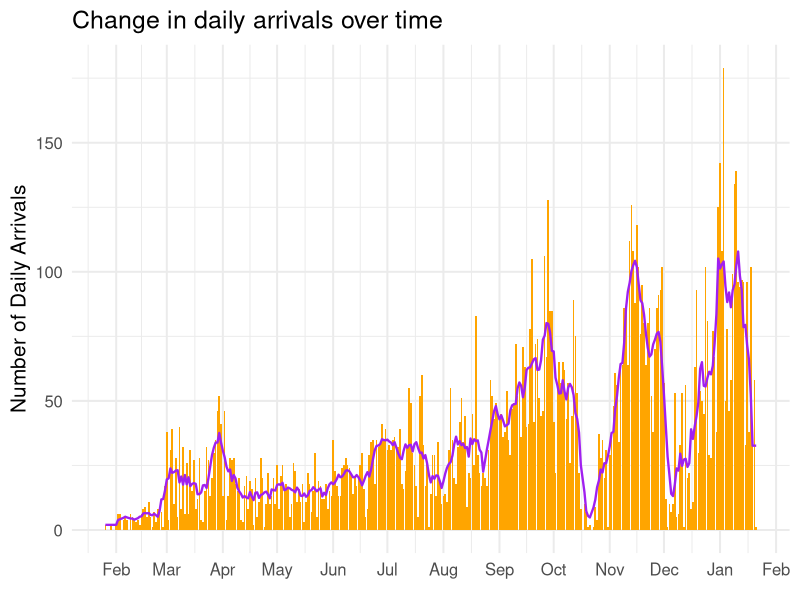
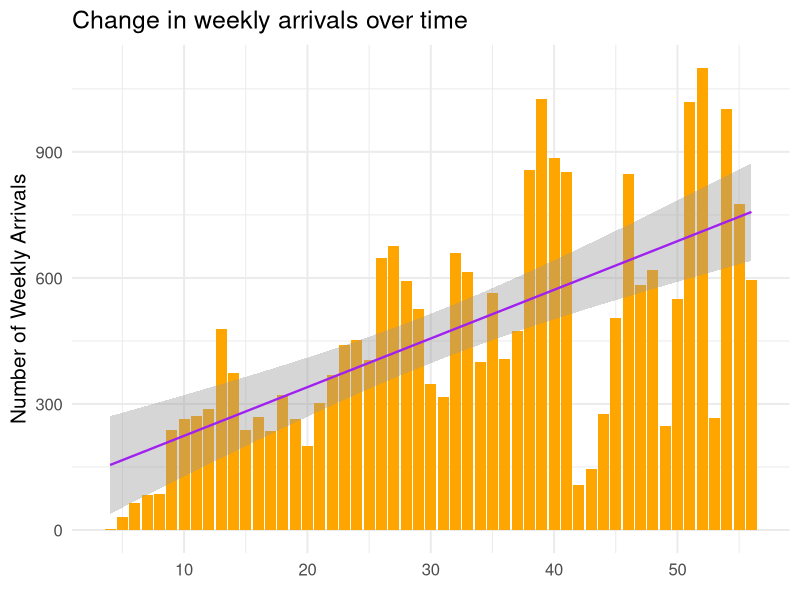
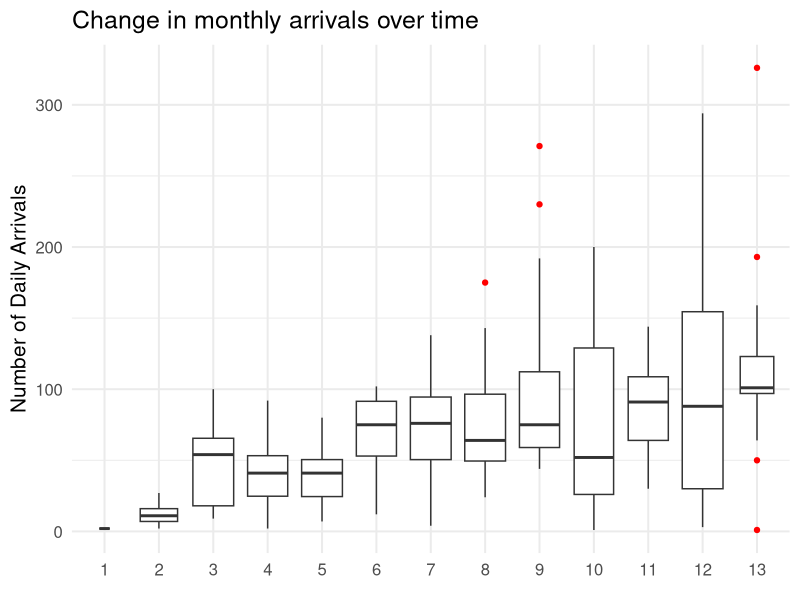
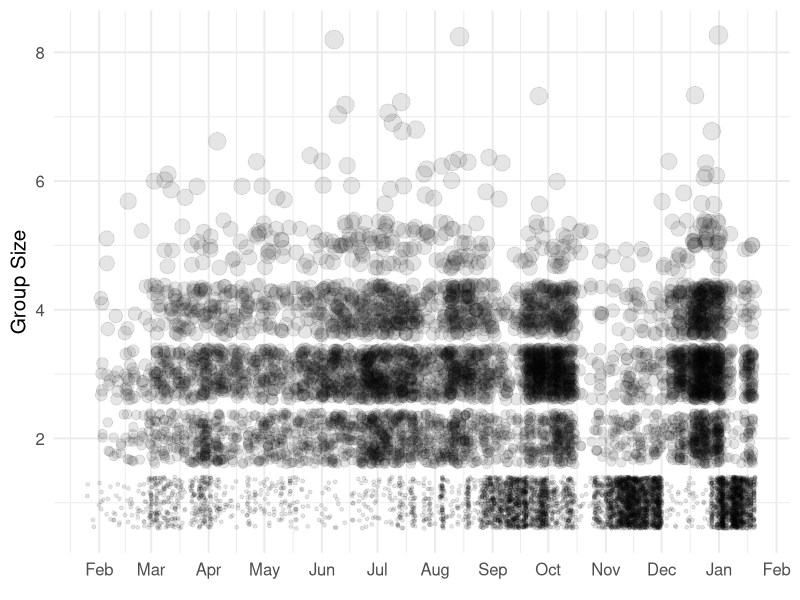
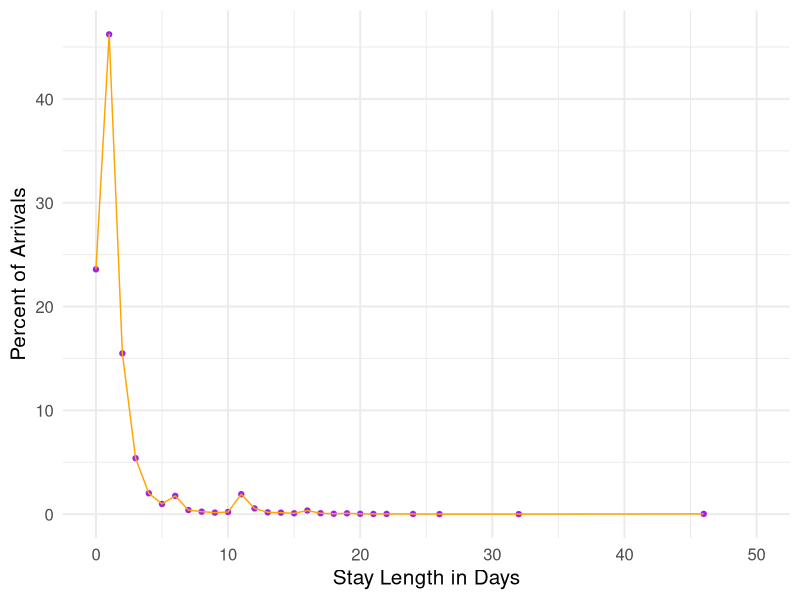
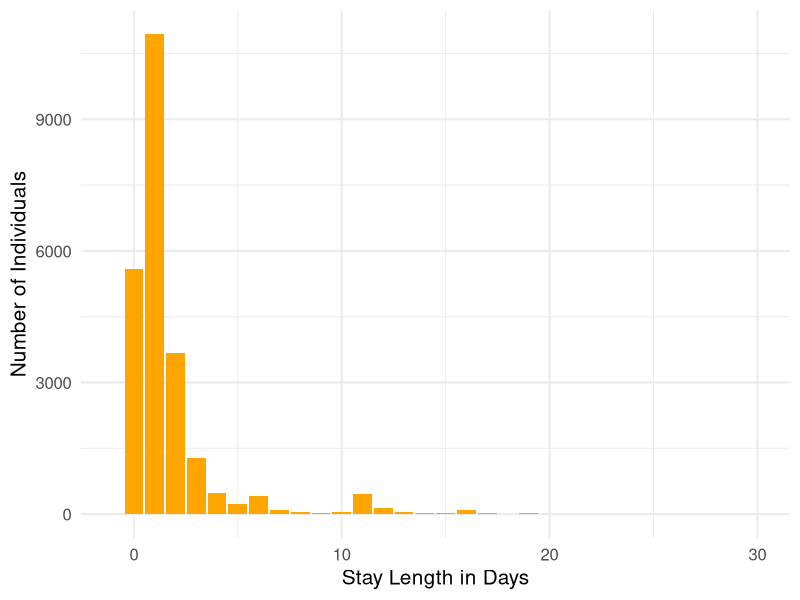
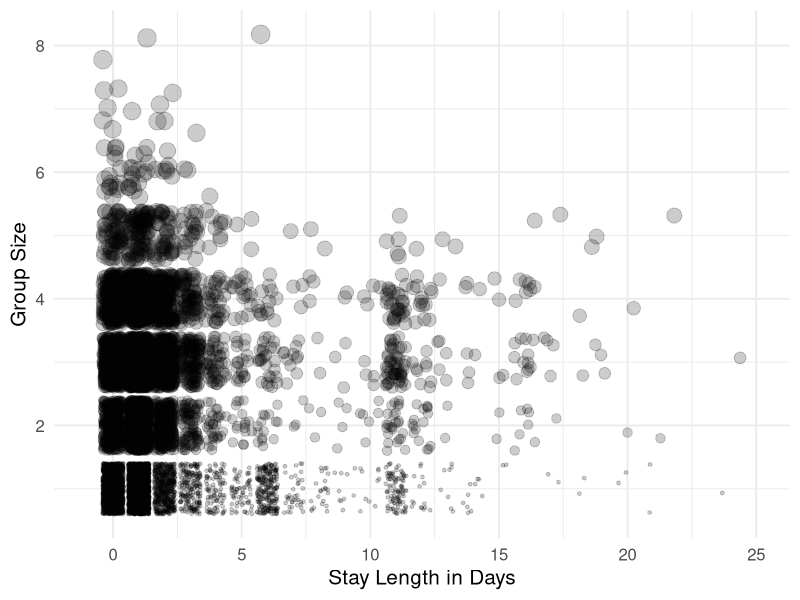
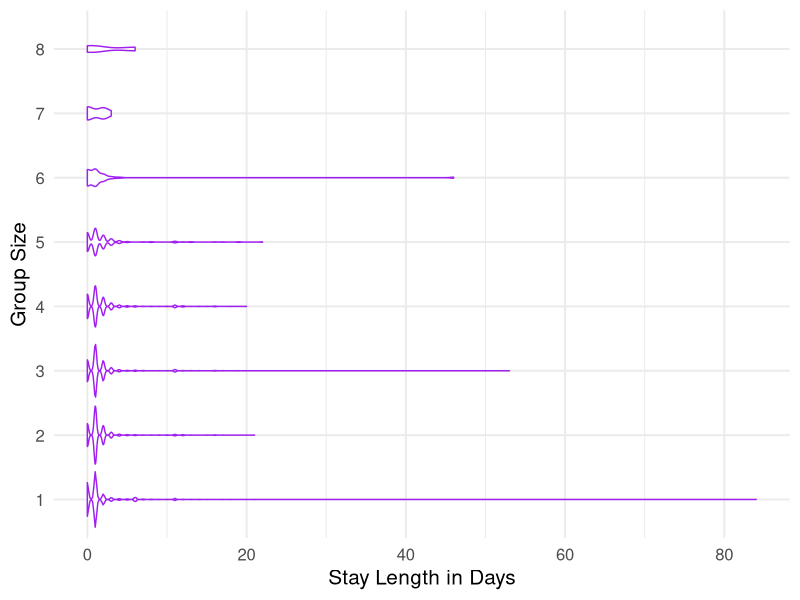

R code for these plots, in order:
## ---- chunk 1
library(knitr)
library(tidyverse)
opts_chunk$set(echo = TRUE, message = FALSE, warning = FALSE)
## ---- chunk 2

arrivals_7_day <- read_csv("data/arrival_date_counts_1.20.csv")

individuals <- read_csv("data/individual_all_clean_1_20_22.csv") %>% rename("groupID" = ...1)

stay_len_perc <- read_csv("data/stay_length_percent_1_20_22.csv")

groups <- read_csv("data/group_all_clean_1_20_22.csv")

## ---- chunk 3
# set plot theme
theme_set(theme_minimal(15))

# plot daily total arrivals (bars) and individual seven-day rolling mean (line)
arrivals_7_day %>%
ggplot(aes(x = arrival_date, y = n)) +
  geom_col(fill = 'orange') +
  geom_line(aes(y = seven_avg), 
            color = 'purple', size = .8) +
  labs(title = "Change in daily arrivals over time",
       x = element_blank(), 
       y = "Number of Daily Arrivals") +
  scale_x_date(date_breaks="1 month", 
               date_labels="%b") # get rid of FEB on right
## ---- chunk 4
# weekly arrivals barplot with linear regression
individuals %>%
  count(week_number) %>%
  ggplot(aes(x = week_number, y = n)) +
  geom_bar(stat = "identity", 
           fill = 'orange') +
  geom_smooth(method = "lm", formula = y ~ x, 
              color = 'purple', size=.8) +
  labs(title = "Change in weekly arrivals over time", 
       x = element_blank(),
       y = "Number of Weekly Arrivals")
## ---- chunk 5
# Monthly arrivals boxplot
individuals %>%
  count(arrival_date, arrival_month, arrival_year) %>% #weekly arrivals by month boxplots
  mutate(arrival_month = factor(arrival_month)) %>%
  ggplot(aes(x = arrival_month, y = n)) +
  geom_boxplot(varwidth = TRUE, 
               outlier.color = "red",
               ) +
  labs(title = "Change in monthly arrivals over time", 
       x = element_blank(), 
       y = "Number of Daily Arrivals") 
## ---- chunk 6
# plot group size trends over time
groups %>% 
  ggplot(aes(x = arrival_date, 
             y = number_in_party)) +
  geom_jitter(aes(size = number_in_party), 
              alpha = .1, show.legend = FALSE, na.rm = TRUE) +
  scale_x_date(date_breaks="1 month", 
               date_labels="%b") +
  labs(x = element_blank(), y = "Group Size") 

## ---- chunk 7
# plot stay length percentages
stay_len_perc %>%
  ggplot(aes(x = stay_length, 
             y = percent)) +
  geom_point(color = "purple", na.rm = TRUE) +
  geom_line(color = "orange", na.rm = TRUE) +
  xlim(0, 50) +
  labs(x = "Stay Length in Days", 
       y = "Percent of Arrivals")
## ---- chunk 8
# plot stay length counts
individuals %>%
  filter(stay_length >= 0) %>% #filter out mistakes in recording year (negative values)
  ggplot(aes(x = stay_length)) +
  geom_bar(fill = "orange", na.rm = TRUE) +
  xlim(-1, 30) +
  labs(x = "Stay Length in Days", 
       y = "Number of Individuals")
## ---- chunk 9
# Look at distribution of group sizes for stays from 0-30 days
groups %>% 
  filter(stay_length >= 0) %>% 
  ggplot(aes(x = stay_length, 
             y = number_in_party)) +
  geom_jitter(aes(size = number_in_party), 
              alpha = .2, show.legend = FALSE, na.rm = TRUE) +
  xlim(-1, 25) +   # align x-axis
  labs(y = "Group Size", 
       x = "Stay Length in Days")
## ---- chunk 10
# violin plots of stay lengths for various group sizes
groups %>%
  filter(stay_length >= 0) %>%
  ggplot(aes(x = stay_length, 
             y = factor(number_in_party)),
         stat = "ydensity") +
  geom_violin(color = "purple") +
  labs(x = "Stay Length in Days", 
       y = "Group Size")
## ---- chunk 11
# box plots of stay lengths for various group sizes
individuals %>%
  filter(stay_length >= 0) %>% 
  mutate(group_size = factor(number_in_party)) %>%
  ggplot(aes(x = stay_length, 
             y = number_in_party)) +
  geom_boxplot(aes(group = number_in_party), 
               varwidth = TRUE, outlier.color = "red",)  + # zoom in on plot because there are a few distant outliers
  labs(x = "Stay Length in Days",
       y = "Group Size") 
